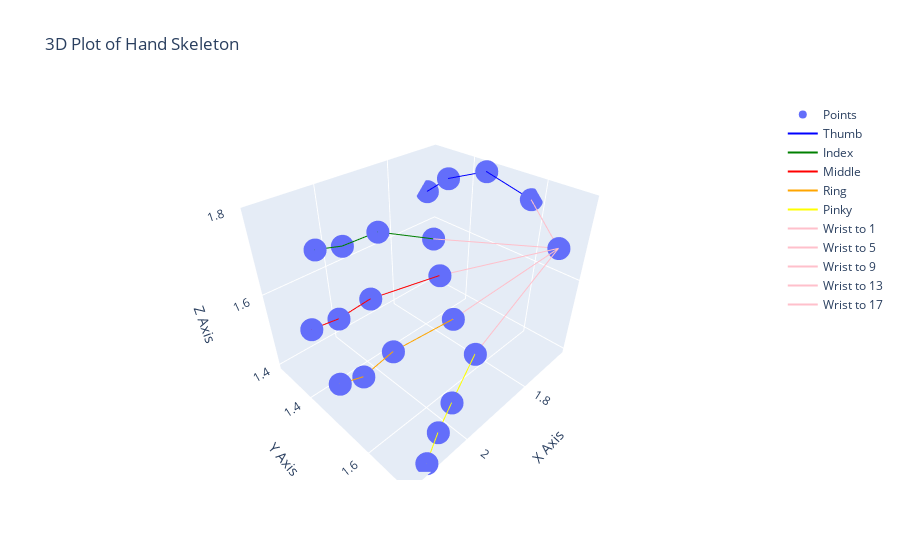

This figure's notebook cell:
### Code cell
import json
import plotly.graph_objects as go

# Load your data
file_path = '/Users/ck/Documents/Year 4/PR400/asl-skeleton3d/normalized/3d/afraid-970031.json'
with open(file_path, 'r') as file:
    data_new = json.load(file)

# Extract points
x = data_new['frames'][2]['skeleton']['hand_right']['x']
y = data_new['frames'][2]['skeleton']['hand_right']['y']
z = data_new['frames'][2]['skeleton']['hand_right']['z']

# Create Plotly figure
fig = go.Figure()

# Add scatter plot for points
fig.add_trace(go.Scatter3d(x=x, y=y, z=z, mode='markers', name='Points'))

# Add lines (converted from your ax.plot commands)
fig.add_trace(go.Scatter3d(x=[x[1], x[2], x[3], x[4]], y=[y[1], y[2], y[3], y[4]], z=[z[1], z[2], z[3], z[4]], mode='lines', name='Thumb', line=dict(color='blue')))
fig.add_trace(go.Scatter3d(x=[x[5], x[6], x[7], x[8]], y=[y[5], y[6], y[7], y[8]], z=[z[5], z[6], z[7], z[8]], mode='lines', name='Index', line=dict(color='green')))
fig.add_trace(go.Scatter3d(x=[x[9], x[10], x[11], x[12]], y=[y[9], y[10], y[11], y[12]], z=[z[9], z[10], z[11], z[12]], mode='lines', name='Middle', line=dict(color='red')))
fig.add_trace(go.Scatter3d(x=[x[13], x[14], x[15], x[16]], y=[y[13], y[14], y[15], y[16]], z=[z[13], z[14], z[15], z[16]], mode='lines', name='Ring', line=dict(color='orange')))
fig.add_trace(go.Scatter3d(x=[x[17], x[18], x[19], x[20]], y=[y[17], y[18], y[19], y[20]], z=[z[17], z[18], z[19], z[20]], mode='lines', name='Pinky', line=dict(color='yellow')))

# Adding lines connecting to the base point (x[0], y[0], z[0])
colors = ['pink', 'pink', 'pink', 'pink', 'pink']
for i, color in zip([1, 5, 9, 13, 17], colors):
    fig.add_trace(go.Scatter3d(x=[x[0], x[i]], y=[y[0], y[i]], z=[z[0], z[i]], mode='lines', name=f'Wrist to {i}', line=dict(color=color)))

# Customize layout
fig.update_layout(
    title="3D Plot of Hand Skeleton",
    scene=dict(
        xaxis_title='X Axis',
        yaxis_title='Y Axis',
        zaxis_title='Z Axis'
    )
)

# Show plot
fig.show()

### Figure 1 — Plotly figure (JSON) as saved in the notebook; plotly's stock layout.template omitted (floating-point values rounded to 4 significant figures)
{"data": [{"mode": "markers", "name": "Points", "type": "scatter3d", "x": [1.683, 1.655, 1.673, 1.694, 1.683, 1.845, 1.937, 1.993, 2.039, 1.887, 2.014, 2.077, 2.13, 1.908, 2.032, 2.102, 2.144, 1.908, 2.0, 2.049, 2.102], "y": [1.674, 1.575, 1.462, 1.367, 1.286, 1.466, 1.392, 1.339, 1.304, 1.526, 1.452, 1.424, 1.403, 1.586, 1.536, 1.526, 1.505, 1.649, 1.67, 1.681, 1.702], "z": [1.682, 1.752, 1.789, 1.752, 1.691, 1.687, 1.71, 1.677, 1.673, 1.64, 1.608, 1.575, 1.566, 1.571, 1.529, 1.501, 1.496, 1.515, 1.459, 1.422, 1.399]}, {"line": {"color": "blue"}, "mode": "lines", "name": "Thumb", "type": "scatter3d", "x": [1.655, 1.673, 1.694, 1.683], "y": [1.575, 1.462, 1.367, 1.286], "z": [1.752, 1.789, 1.752, 1.691]}, {"line": {"color": "green"}, "mode": "lines", "name": "Index", "type": "scatter3d", "x": [1.845, 1.937, 1.993, 2.039], "y": [1.466, 1.392, 1.339, 1.304], "z": [1.687, 1.71, 1.677, 1.673]}, {"line": {"color": "red"}, "mode": "lines", "name": "Middle", "type": "scatter3d", "x": [1.887, 2.014, 2.077, 2.13], "y": [1.526, 1.452, 1.424, 1.403], "z": [1.64, 1.608, 1.575, 1.566]}, {"line": {"color": "orange"}, "mode": "lines", "name": "Ring", "type": "scatter3d", "x": [1.908, 2.032, 2.102, 2.144], "y": [1.586, 1.536, 1.526, 1.505], "z": [1.571, 1.529, 1.501, 1.496]}, {"line": {"color": "yellow"}, "mode": "lines", "name": "Pinky", "type": "scatter3d", "x": [1.908, 2.0, 2.049, 2.102], "y": [1.649, 1.67, 1.681, 1.702], "z": [1.515, 1.459, 1.422, 1.399]}, {"line": {"color": "pink"}, "mode": "lines", "name": "Wrist to 1", "type": "scatter3d", "x": [1.683, 1.655], "y": [1.674, 1.575], "z": [1.682, 1.752]}, {"line": {"color": "pink"}, "mode": "lines", "name": "Wrist to 5", "type": "scatter3d", "x": [1.683, 1.845], "y": [1.674, 1.466], "z": [1.682, 1.687]}, {"line": {"color": "pink"}, "mode": "lines", "name": "Wrist to 9", "type": "scatter3d", "x": [1.683, 1.887], "y": [1.674, 1.526], "z": [1.682, 1.64]}, {"line": {"color": "pink"}, "mode": "lines", "name": "Wrist to 13", "type": "scatter3d", "x": [1.683, 1.908], "y": [1.674, 1.586], "z": [1.682, 1.571]}, {"line": {"color": "pink"}, "mode": "lines", "name": "Wrist to 17", "type": "scatter3d", "x": [1.683, 1.908], "y": [1.674, 1.649], "z": [1.682, 1.515]}], "layout": {"scene": {"xaxis": {"title": {"text": "X Axis"}}, "yaxis": {"title": {"text": "Y Axis"}}, "zaxis": {"title": {"text": "Z Axis"}}}, "title": {"text": "3D Plot of Hand Skeleton"}}}
